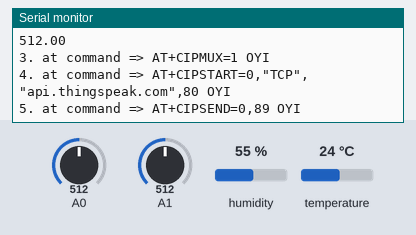
Bench run of a sketch on a simulated Arduino Uno, built with avr-gcc and run on an emulated ATmega328P. On the bench: the last lines printed to the serial monitor. The inputs (shaded band) are chosen by the test bench; at power-on: A1 = 512, A0 = 512, humidity 55 %, temperature 24 °C. The modem accepts every AT command (registered, SIM ready, sends succeed) and sends nothing else.

Above: at 1.2 s.
1.3 s: A1 set to 409
At 3.5 s:
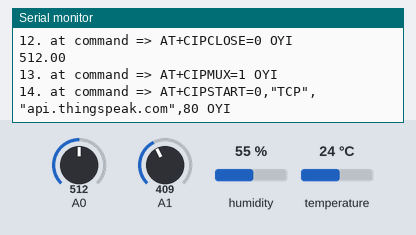
4.8 s: A1 set to 383
At 6.0 s:
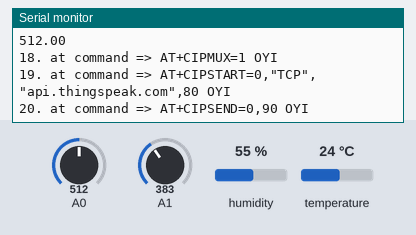
6.3 s: A0 set to 110
At 7.7 s:
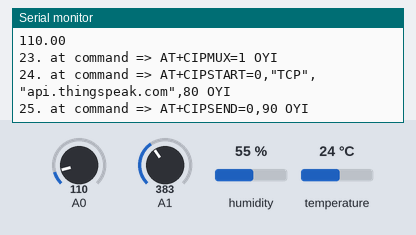
11.6 s: A0 set to 94
At 12.7 s:
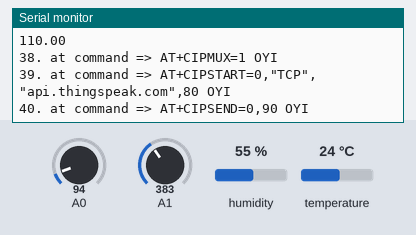
Timing chart, 0 to 14.1 s (numbered marks = the images above; inputs shaded):
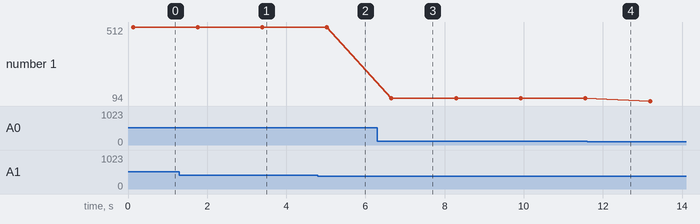

The sketch:

Ldrtocloud.ino
```cpp
#include <SoftwareSerial.h>
#include <Arduino.h>
#include<dht.h>
dht DHT;
#define RX 10
#define TX 11

String AP = "<wifi name>";       // CHANGE ME
String PASS = "<wifi password>"; // CHANGE ME
String API = "<write api key>";   // CHANGE ME
String HOST = "api.thingspeak.com";
String PORT = "80";
String field = "field1";
int countTrueCommand;
int countTimeCommand;
boolean found = false;
int valSensor = 1;
SoftwareSerial esp8266(RX,TX);


void setup() {
  Serial.begin(9600);
  esp8266.begin(115200);
  sendCommand("AT",5,"OK");
  sendCommand("AT+CWMODE=1",5,"OK");
  sendCommand("AT+CWJAP=\""+ AP +"\",\""+ PASS +"\"",20,"OK");
  pinMode(A1,INPUT);
  pinMode(A3,INPUT);

}
void loop() {
 float ldrSensor = analogRead(A0);
 Serial.println(ldrSensor);
 int mos = map(analogRead(A1),1023,400,0,100);

 DHT.read11(A3);
 float temp = DHT.temperature;
 float humid = DHT.humidity;

 String getData = "GET /update?api_key="+ API +"&field1="+String(ldrSensor)+"&field2="+String(temp)+"&field3="+String(humid)+"&field5="+String(mos);
 sendCommand("AT+CIPMUX=1",5,"OK");
 sendCommand("AT+CIPSTART=0,\"TCP\",\""+ HOST +"\","+ PORT,15,"OK");
 sendCommand("AT+CIPSEND=0," +String(getData.length()+4),4,">");
 esp8266.println(getData);delay(1500);countTrueCommand++;
 sendCommand("AT+CIPCLOSE=0",5,"OK");
}

void sendCommand(String command, int maxTime, char readReplay[]) {
  Serial.print(countTrueCommand);
  Serial.print(". at command => ");
  Serial.print(command);
  Serial.print(" ");
  while(countTimeCommand < (maxTime*1))
  {
    esp8266.println(command);//at+cipsend
    if(esp8266.find(readReplay))//ok
    {
      found = true;
      break;
    }

    countTimeCommand++;
  }

  if(found == true)
  {
    Serial.println("OYI");
    countTrueCommand++;
    countTimeCommand = 0;
  }

  if(found == false)
  {
    Serial.println("Fail");
    countTrueCommand = 0;
    countTimeCommand = 0;
  }

  found = false;
 }
```

Measured:
- the behaviour switches between 401 and 400 on A1 (found by bisection; images 1 and 2)
- after the input at 4.8 s, the serial monitor: prints a new line after 0.34 s (image 2)
- after the input at 6.3 s, the serial monitor: prints a new line after 0.36 s (image 3)
- plotted number 1: 512 → 110 after the input at 6.3 s, 110 → 94 after the input at 11.6 s
